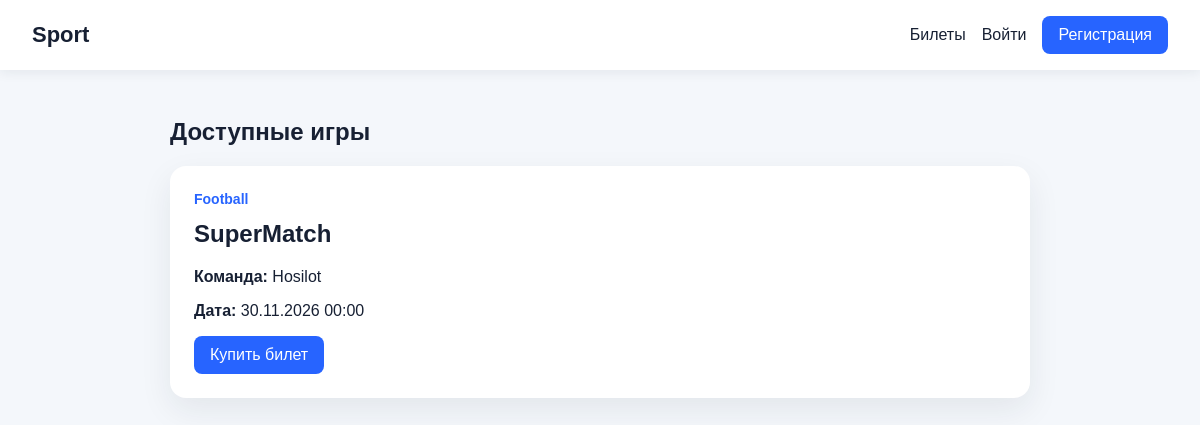
The page /tickets/ on the database its author committed.
### sport/models.py (models this page shows, shortened)
class games(models.Model):
    name = models.CharField(max_length=200)
    date = models.DateTimeField()
    category = models.ForeignKey(category,on_delete=models.CASCADE,related_name='games',)
    team = models.ForeignKey(team,on_delete=models.CASCADE,related_name='games',)

class category(models.Model):
    name = models.CharField(max_length=100)

class team(models.Model):
    name = models.CharField(max_length=100)

### sport/views.py (the view)
# urls.py: path('tickets/', tickets, name='tickets'),
def tickets(request):
    all_games = games.objects.all().order_by('date')
    return render(request, 'sport/tickets.html', {'games': all_games})

### templates/sport/tickets.html (shortened to what this page needs)
{% extends 'sport/base.html' %}
{% block content %}
<section>
    <h1>Доступные игры</h1>
    {% if games %}
        <div class="games-grid">
            {% for game in games %}
                <article class="game-card">
                    <span class="game-category">{{ game.category.name }}</span>
                    <h2>{{ game.name }}</h2>
                    <p><strong>Команда:</strong> {{ game.team.name }}</p>
                    <p><strong>Дата:</strong> {{ game.date|date:"d.m.Y H:i" }}</p>
                    <a class="button" href="{% url 'buy_ticket_for_game' game.id %}">Купить билет</a>
                </article>
            {% endfor %}
        </div>
    {% else %}
        <div class="empty-state">Сейчас нет доступных игр.</div>
    {% endif %}
</section>
{% endblock %}

### static/style.css (style rules this page uses)
:root { font-family: Arial, sans-serif; color: #172033; background: #f4f7fb; }
* { box-sizing: border-box; }
body { margin: 0; }
.button { display: inline-block; border: 0; border-radius: 8px; padding: 10px 16px; background: #2764ff; color: #fff !important; cursor: pointer; text-decoration: none; }
.games-grid { display: grid; grid-template-columns: repeat(auto-fit, minmax(240px, 1fr)); gap: 20px; }
.game-card, .empty-state { background: #fff; border-radius: 16px; padding: 24px; box-shadow: 0 12px 32px rgba(23, 32, 51, 0.08); }
.game-card h2, .game-card h3 { margin-top: 12px; }
.game-card a { color: #2764ff; }
.game-category { color: #2764ff; font-size: 14px; font-weight: 700; }

### rows shown on the page
games: category.name "Football", name "SuperMatch", team.name "Hosilot", date "30.11.2026 00:00"
